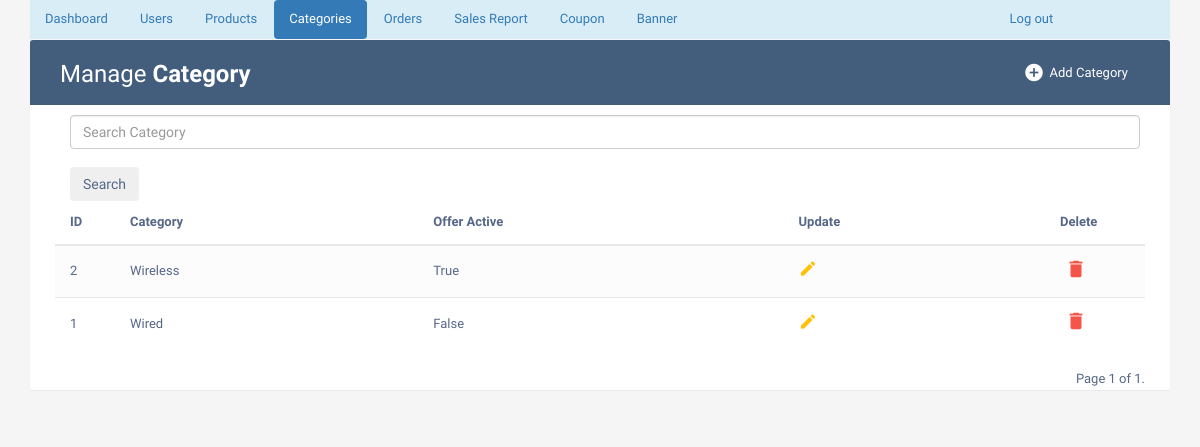
/admincategorylist/ (signed in), run on the app's committed database.
### phase/models.py (models this page shows, shortened)
class Category(models.Model):
    name = models.CharField(max_length=50)
    offer_active = models.BooleanField(default=False)
    discount = models.IntegerField(null=True,blank=True)

### phase/views.py (the view)
# urls.py: path('admincategorylist/', views.admincategorylist, name='admincategorylist'),
def admincategorylist(request):
    if 'username' in request.session:
        if 'search' in request.GET:
            search=request.GET['search']
            member=Category.objects.filter(name__icontains=search)
        else:
            member=Category.objects.all().order_by('-id')
        paginator = Paginator(member, 5)
        page_number = request.GET.get('page')
        page_obj = paginator.get_page(page_number)
        return render(request,'admincategorylist.html',{'page_obj': page_obj})
    else:
        return render(request, 'adminlogin.html')

### Templates/admincategorylist.html (shortened to what this page needs)
{% extends "adminbase.html" %}
{% block active5 %} "active" {% endblock%}
{% block tablewrapper %}
                    <div class="col-sm-6">
						<h2>Manage <b>Category</b></h2>
					</div>
                    <div class="col-sm-6">
                        <a href="{% url 'adminaddcategory' %}" class="btn" data-toggle="modal"><i class="material-icons">&#xE147;</i> <span>Add Category</span></a>
                      </div>
                    </div>
{% endblock %}
{% block tablecontent%}
                <form action="{% url 'admincategorylist' %}" class="d-flex offset-md-1 container m-auto" style="width:1100px">
                    <input class="form-control offset-md-1" type="search" placeholder="Search Category" name="search" aria-label="Search"><br>
                    <button class="btn btn-outline-secondary" type="submit">Search</button>
                </form>
                <table class="table table-striped table-hover">
                <thead>
                    <tr>
                        <th>ID</th>
                        <th>Category</th>
                        <th>Offer Active</th>
                        <th>Update</th>
                        <th>Delete</th>
                    </tr>
                </thead>
                <tbody>
                    {% for x in page_obj %}
                    <tr>
                        <td>{{ x.id }}</td>
                        <td>{{ x.name }}</td>
                        <td>{{x.offer_active}}</td>
                        <td>
                           <a href="{% url 'updatecategory' %}?uid={{x.id}}" class="edit" data-toggle="modal"><i class="material-icons" data-toggle="tooltip" title="Edit">&#xE254;</i></a>
                        </td>
                        <td>
                            <a href="{% url 'deletecategory' %}?uid={{x.id}}" class="delete" data-toggle="modal"><i class="material-icons" data-toggle="tooltip" title="Delete">&#xE872;</i></a>
                        </td>
                    </tr>
                    {% endfor %}
                </tbody>
                </table>
                                                <div class="pagination">
                                                    <span class="step-links">
                                                        <span class="current-page">
                                                            Page {{ page_obj.number }} of {{ page_obj.paginator.num_pages }}.
                                                        </span>
                                                    </span>
                                                </div>
{% endblock %}

### Templates/adminbase.html (style rules this page uses)
body { color: #566787; background: #f5f5f5; font-family: 'Varela Round', sans-serif; font-size: 13px; }
.table-title h2 { margin: 5px 0 0; font-size: 24px; }
.table-title .btn { color: #fff; float: right; font-size: 13px; border: none; min-width: 50px; border-radius: 2px; border: none; outline: none !important; margin-left: 10px; }
.table-title .btn i { float: left; font-size: 21px; margin-right: 5px; }
.table-title .btn span { float: left; margin-top: 2px; }
table.table tr th, table.table tr td { border-color: #e9e9e9; padding: 12px 15px; vertical-align: middle; }
table.table tr th:first-child { width: 60px; }
table.table tr th:last-child { width: 100px; }
table.table-striped tbody tr:nth-of-type(odd) { background-color: #fcfcfc; }
table.table td:last-child i { opacity: 0.9; font-size: 22px; margin: 0 5px; }
table.table td a { font-weight: bold; color: #566787; display: inline-block; text-decoration: none; outline: none !important; }
table.table td a.edit { color: #FFC107; }
table.table td a.delete { color: #F44336; }
table.table td i { font-size: 19px; }
.pagination { float: right; margin: 0 0 5px; }

### data on the page
Category: id "2", name "Wireless", offer_active "True"
Category: id "1", name "Wired", offer_active "False"

### other printed values
{{ page_obj.number }} "1"
{{ page_obj.paginator.num_pages }} "1"
